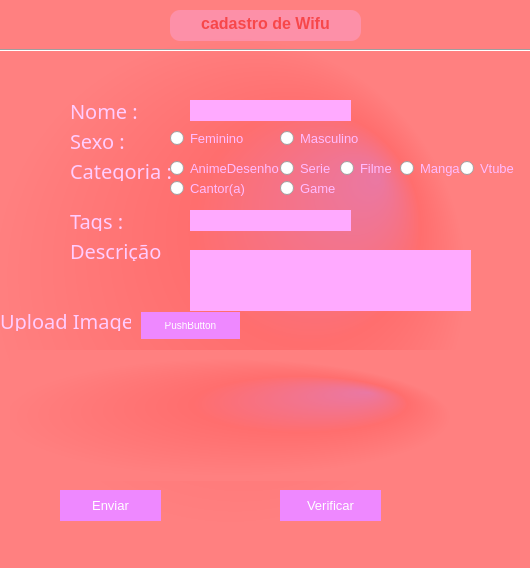
<?xml version="1.0" encoding="UTF-8"?>
<ui version="4.0">
 <class>MainWindow</class>
 <widget class="QMainWindow" name="MainWindow">
  <property name="geometry">
   <rect>
    <x>0</x>
    <y>0</y>
    <width>530</width>
    <height>568</height>
   </rect>
  </property>
  <property name="windowTitle">
   <string>MainWindow</string>
  </property>
  <property name="styleSheet">
   <string notr="true">border-color: rgb(172, 76, 130);
background: qradialgradient(spread:pad, cx:0.41, cy:0.53, radius:0.482, fx:0.714689, fy:0.324, stop:0 rgba(234, 120, 163, 255), stop:0.443182 rgba(255, 110, 110, 255), stop:0.931818 rgba(255, 128, 128, 255))</string>
  </property>
  <widget class="QWidget" name="centralwidget">
   <widget class="QTextEdit" name="textEdit">
    <property name="enabled">
     <bool>false</bool>
    </property>
    <property name="geometry">
     <rect>
      <x>170</x>
      <y>10</y>
      <width>191</width>
      <height>31</height>
     </rect>
    </property>
    <property name="mouseTracking">
     <bool>false</bool>
    </property>
    <property name="autoFillBackground">
     <bool>false</bool>
    </property>
    <property name="styleSheet">
     <string notr="true">background-color :rgba(250,180,255,80) ; border-style: none; border-radius: 10px;</string>
    </property>
    <property name="html">
     <string>&lt;!DOCTYPE HTML PUBLIC &quot;-//W3C//DTD HTML 4.0//EN&quot; &quot;http://www.w3.org/TR/REC-html40/strict.dtd&quot;&gt;
&lt;html&gt;&lt;head&gt;&lt;meta name=&quot;qrichtext&quot; content=&quot;1&quot; /&gt;&lt;style type=&quot;text/css&quot;&gt;
p, li { white-space: pre-wrap; }
&lt;/style&gt;&lt;/head&gt;&lt;body style=&quot; font-family:'MS Shell Dlg 2'; font-size:8.25pt; font-weight:400; font-style:normal;&quot;&gt;
&lt;p align=&quot;center&quot; style=&quot; margin-top:0px; margin-bottom:0px; margin-left:0px; margin-right:0px; -qt-block-indent:0; text-indent:0px;&quot;&gt;&lt;span style=&quot; font-size:12pt; font-weight:600; color:#f7474a;&quot;&gt;cadastro de Wifu&lt;/span&gt;&lt;/p&gt;&lt;/body&gt;&lt;/html&gt;</string>
    </property>
   </widget>
   <widget class="QLabel" name="cname">
    <property name="geometry">
     <rect>
      <x>70</x>
      <y>100</y>
      <width>71</width>
      <height>21</height>
     </rect>
    </property>
    <property name="font">
     <font>
      <family>Segoe UI Light</family>
      <pointsize>-1</pointsize>
     </font>
    </property>
    <property name="styleSheet">
     <string notr="true">background-color : none ;
font-size : 20px ;
 color:#fcf ; </string>
    </property>
    <property name="text">
     <string>Nome :</string>
    </property>
   </widget>
   <widget class="QLabel" name="csex">
    <property name="geometry">
     <rect>
      <x>70</x>
      <y>130</y>
      <width>61</width>
      <height>21</height>
     </rect>
    </property>
    <property name="font">
     <font>
      <family>Segoe UI Light</family>
      <pointsize>-1</pointsize>
     </font>
    </property>
    <property name="styleSheet">
     <string notr="true">background-color : none ;
font-size : 20px ;
 color:#fcf ; </string>
    </property>
    <property name="text">
     <string>Sexo :</string>
    </property>
   </widget>
   <widget class="QLabel" name="ccategory">
    <property name="geometry">
     <rect>
      <x>70</x>
      <y>160</y>
      <width>101</width>
      <height>21</height>
     </rect>
    </property>
    <property name="font">
     <font>
      <family>Segoe UI Light</family>
      <pointsize>-1</pointsize>
     </font>
    </property>
    <property name="styleSheet">
     <string notr="true">background-color : none ;
font-size : 20px ;
 color: #fcf ; </string>
    </property>
    <property name="text">
     <string>Categoria :</string>
    </property>
   </widget>
   <widget class="QLabel" name="ctags">
    <property name="geometry">
     <rect>
      <x>70</x>
      <y>210</y>
      <width>61</width>
      <height>21</height>
     </rect>
    </property>
    <property name="font">
     <font>
      <family>Segoe UI Light</family>
      <pointsize>-1</pointsize>
     </font>
    </property>
    <property name="styleSheet">
     <string notr="true">background-color : none ;
font-size : 20px ;
 color:#fcf ; </string>
    </property>
    <property name="text">
     <string>Tags :</string>
    </property>
   </widget>
   <widget class="QLineEdit" name="lname">
    <property name="geometry">
     <rect>
      <x>190</x>
      <y>100</y>
      <width>161</width>
      <height>21</height>
     </rect>
    </property>
    <property name="accessibleDescription">
     <string extracomment="campo nome"/>
    </property>
    <property name="autoFillBackground">
     <bool>false</bool>
    </property>
    <property name="styleSheet">
     <string notr="true">background-color : #faf;  border-style: none;</string>
    </property>
   </widget>
   <widget class="QLineEdit" name="ltags">
    <property name="geometry">
     <rect>
      <x>190</x>
      <y>210</y>
      <width>161</width>
      <height>21</height>
     </rect>
    </property>
    <property name="autoFillBackground">
     <bool>false</bool>
    </property>
    <property name="styleSheet">
     <string notr="true">background-color : #faf; border-style: none;</string>
    </property>
    <property name="maxLength">
     <number>400</number>
    </property>
   </widget>
   <widget class="QLineEdit" name="ldescribe">
    <property name="geometry">
     <rect>
      <x>190</x>
      <y>250</y>
      <width>281</width>
      <height>61</height>
     </rect>
    </property>
    <property name="font">
     <font>
      <family>Verdana</family>
      <pointsize>12</pointsize>
     </font>
    </property>
    <property name="accessibleDescription">
     <string extracomment="descrição , anotaçoes ,caracteristicas especiais , bordões ou até  fazes pelo qual o personagem é conhecido"/>
    </property>
    <property name="autoFillBackground">
     <bool>false</bool>
    </property>
    <property name="styleSheet">
     <string notr="true">background-color : #faf; text-align :lef ; display: box;  border-style: none;</string>
    </property>
    <property name="inputMask">
     <string extracomment="descriçao do personagem"/>
    </property>
    <property name="text">
     <string/>
    </property>
    <property name="maxLength">
     <number>120</number>
    </property>
   </widget>
   <widget class="QLabel" name="ctags_2">
    <property name="geometry">
     <rect>
      <x>70</x>
      <y>240</y>
      <width>91</width>
      <height>21</height>
     </rect>
    </property>
    <property name="font">
     <font>
      <family>Segoe UI Light</family>
      <pointsize>-1</pointsize>
     </font>
    </property>
    <property name="styleSheet">
     <string notr="true">background-color : none ;
font-size : 20px ;
 color: #fcf ; </string>
    </property>
    <property name="text">
     <string>Descrição :</string>
    </property>
   </widget>
   <widget class="QRadioButton" name="rsex1">
    <property name="geometry">
     <rect>
      <x>170</x>
      <y>130</y>
      <width>101</width>
      <height>16</height>
     </rect>
    </property>
    <property name="font">
     <font>
      <pointsize>10</pointsize>
     </font>
    </property>
    <property name="styleSheet">
     <string notr="true">background-color : none ; color: #fbf ; </string>
    </property>
    <property name="text">
     <string extracomment="sexo feminino">Feminino</string>
    </property>
   </widget>
   <widget class="QRadioButton" name="rsex2">
    <property name="geometry">
     <rect>
      <x>280</x>
      <y>130</y>
      <width>101</width>
      <height>16</height>
     </rect>
    </property>
    <property name="font">
     <font>
      <pointsize>10</pointsize>
     </font>
    </property>
    <property name="styleSheet">
     <string notr="true">background-color : none ; color: #fbf ; </string>
    </property>
    <property name="text">
     <string extracomment="sexo feminino">Masculino</string>
    </property>
   </widget>
   <widget class="Line" name="line">
    <property name="geometry">
     <rect>
      <x>-40</x>
      <y>40</y>
      <width>631</width>
      <height>20</height>
     </rect>
    </property>
    <property name="styleSheet">
     <string notr="true">background-color : none; </string>
    </property>
    <property name="orientation">
     <enum>Qt::Horizontal</enum>
    </property>
   </widget>
   <widget class="QLabel" name="cuploadImagen">
    <property name="geometry">
     <rect>
      <x>0</x>
      <y>310</y>
      <width>131</width>
      <height>21</height>
     </rect>
    </property>
    <property name="font">
     <font>
      <family>Segoe UI Light</family>
      <pointsize>-1</pointsize>
     </font>
    </property>
    <property name="accessibleName">
     <string extracomment="upload imagem"/>
    </property>
    <property name="accessibleDescription">
     <string extracomment="upload da imagem"/>
    </property>
    <property name="styleSheet">
     <string notr="true">background-color : none ;
font-size : 20px ;
 color:#fcf ; </string>
    </property>
    <property name="text">
     <string>Upload Imagen</string>
    </property>
   </widget>
   <widget class="QPushButton" name="bupload">
    <property name="geometry">
     <rect>
      <x>140</x>
      <y>310</y>
      <width>101</width>
      <height>31</height>
     </rect>
    </property>
    <property name="styleSheet">
     <string notr="true">background-color: #e8f;
  border: none;
  color: white;
  padding: 10px 22px;
  text-align: center;
  text-decoration: none;
  display: inline-block;
  font-size: 10px;
  margin: 2px 1px;
  cursor: pointer;</string>
    </property>
    <property name="text">
     <string>PushButton</string>
    </property>
   </widget>
   <widget class="QWidget" name="gridLayoutWidget">
    <property name="geometry">
     <rect>
      <x>10</x>
      <y>350</y>
      <width>501</width>
      <height>131</height>
     </rect>
    </property>
    <layout class="QGridLayout" name="gridLayout">
     <property name="leftMargin">
      <number>2</number>
     </property>
     <property name="rightMargin">
      <number>2</number>
     </property>
     <property name="horizontalSpacing">
      <number>5</number>
     </property>
    </layout>
   </widget>
   <widget class="QRadioButton" name="rcatAnime">
    <property name="geometry">
     <rect>
      <x>170</x>
      <y>160</y>
      <width>111</width>
      <height>16</height>
     </rect>
    </property>
    <property name="font">
     <font>
      <pointsize>10</pointsize>
     </font>
    </property>
    <property name="styleSheet">
     <string notr="true">background-color : none ; color: #fbf ; </string>
    </property>
    <property name="text">
     <string extracomment="sexo feminino">AnimeDesenho</string>
    </property>
   </widget>
   <widget class="QRadioButton" name="rcatSeries">
    <property name="geometry">
     <rect>
      <x>280</x>
      <y>160</y>
      <width>101</width>
      <height>16</height>
     </rect>
    </property>
    <property name="font">
     <font>
      <pointsize>10</pointsize>
     </font>
    </property>
    <property name="styleSheet">
     <string notr="true">background-color : none ; color: #fbf ; </string>
    </property>
    <property name="text">
     <string extracomment="sexo feminino">Serie</string>
    </property>
   </widget>
   <widget class="QRadioButton" name="rcatFilme">
    <property name="geometry">
     <rect>
      <x>340</x>
      <y>160</y>
      <width>101</width>
      <height>16</height>
     </rect>
    </property>
    <property name="font">
     <font>
      <pointsize>10</pointsize>
     </font>
    </property>
    <property name="styleSheet">
     <string notr="true">background-color : none ; color: #fbf ; </string>
    </property>
    <property name="text">
     <string extracomment="sexo feminino">Filme</string>
    </property>
   </widget>
   <widget class="QRadioButton" name="rcatManga">
    <property name="geometry">
     <rect>
      <x>400</x>
      <y>160</y>
      <width>101</width>
      <height>16</height>
     </rect>
    </property>
    <property name="font">
     <font>
      <pointsize>10</pointsize>
     </font>
    </property>
    <property name="styleSheet">
     <string notr="true">background-color : none ; color: #fbf ; </string>
    </property>
    <property name="text">
     <string extracomment="sexo feminino">Manga</string>
    </property>
   </widget>
   <widget class="QRadioButton" name="rcatVtube">
    <property name="geometry">
     <rect>
      <x>460</x>
      <y>160</y>
      <width>101</width>
      <height>16</height>
     </rect>
    </property>
    <property name="font">
     <font>
      <pointsize>10</pointsize>
     </font>
    </property>
    <property name="styleSheet">
     <string notr="true">background-color : none ; color: #fbf ; </string>
    </property>
    <property name="text">
     <string extracomment="sexo feminino">Vtube</string>
    </property>
   </widget>
   <widget class="QRadioButton" name="rcatCantor">
    <property name="geometry">
     <rect>
      <x>170</x>
      <y>180</y>
      <width>101</width>
      <height>16</height>
     </rect>
    </property>
    <property name="font">
     <font>
      <pointsize>10</pointsize>
     </font>
    </property>
    <property name="styleSheet">
     <string notr="true">background-color : none ; color: #fbf ; </string>
    </property>
    <property name="text">
     <string extracomment="sexo feminino">Cantor(a)</string>
    </property>
   </widget>
   <widget class="QPushButton" name="pushButton">
    <property name="geometry">
     <rect>
      <x>60</x>
      <y>490</y>
      <width>101</width>
      <height>31</height>
     </rect>
    </property>
    <property name="styleSheet">
     <string notr="true">background-color: #e8f;
  border: none;
  color: white;
  padding: 10px 22px;
  text-align: center;
  text-decoration: none;
  display: inline-block;
  font-size: 13px;
   cursor: pointer;</string>
    </property>
    <property name="text">
     <string>Enviar</string>
    </property>
   </widget>
   <widget class="QPushButton" name="bverificar">
    <property name="enabled">
     <bool>false</bool>
    </property>
    <property name="geometry">
     <rect>
      <x>280</x>
      <y>490</y>
      <width>101</width>
      <height>31</height>
     </rect>
    </property>
    <property name="styleSheet">
     <string notr="true">background-color: #e8f;
  border: none;
  color: white;
  padding: 10px 22px;
  text-align: center;
  text-decoration: none;
  display: inline-block;
  font-size: 13px;
   cursor: pointer;</string>
    </property>
    <property name="text">
     <string>Verificar</string>
    </property>
   </widget>
   <widget class="QRadioButton" name="rcatGame">
    <property name="geometry">
     <rect>
      <x>280</x>
      <y>180</y>
      <width>101</width>
      <height>16</height>
     </rect>
    </property>
    <property name="font">
     <font>
      <pointsize>10</pointsize>
     </font>
    </property>
    <property name="styleSheet">
     <string notr="true">background-color : none ; color: #fbf ; </string>
    </property>
    <property name="text">
     <string extracomment="sexo feminino">Game</string>
    </property>
   </widget>
  </widget>
  <widget class="QMenuBar" name="menubar">
   <property name="geometry">
    <rect>
     <x>0</x>
     <y>0</y>
     <width>530</width>
     <height>21</height>
    </rect>
   </property>
   <property name="styleSheet">
    <string notr="true">background-color : none;</string>
   </property>
  </widget>
  <widget class="QStatusBar" name="statusbar">
   <property name="styleSheet">
    <string notr="true">background-color : none;</string>
   </property>
  </widget>
 </widget>
 <resources/>
 <connections/>
</ui>
